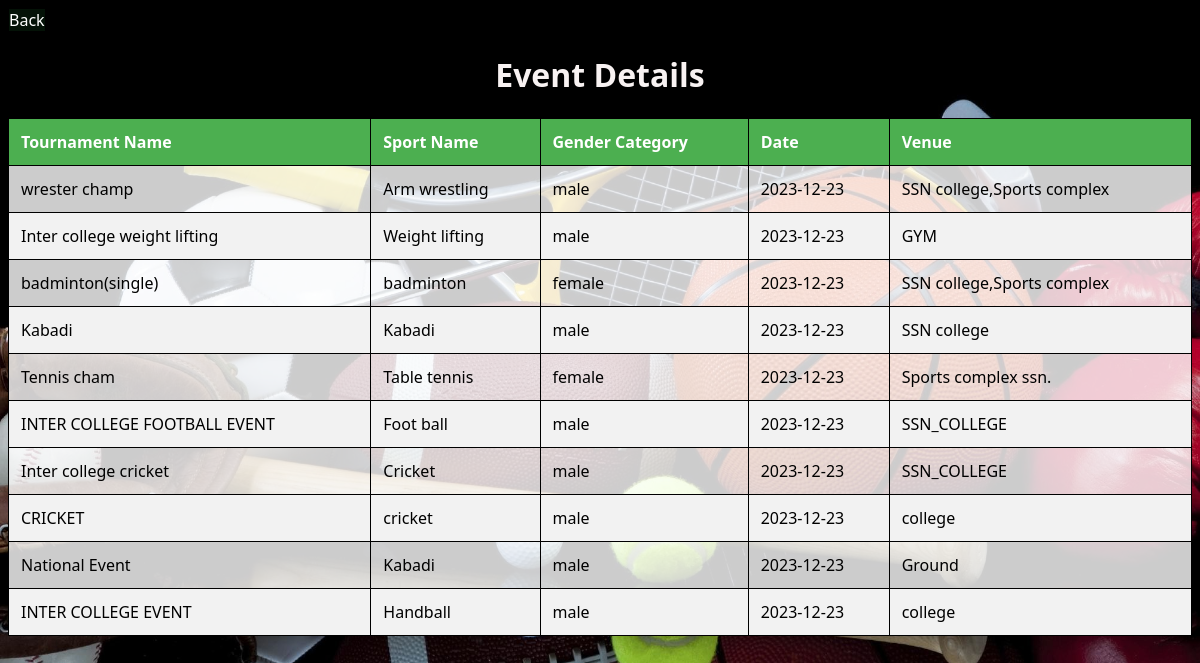
The app's page /view_events with its own data.
### website/models.py (models this page shows)
class EventDetails(UserMixin,db.Model):
    id = db.Column(db.Integer, primary_key=True)
    tournament_name = db.Column(db.String(255), nullable=False)
    sport_name = db.Column(db.String(255), nullable=False)
    gender = db.Column(db.String(10), nullable=False)
    venue_date = db.Column(db.Date, nullable=False)
    venue = db.Column(db.String(255), nullable=False)

### website/views.py (the view)
@views.route('/view_events', methods=['POST','GET'])
def view_events():
    data = EventDetails.query.all()
    return render_template("view_events.html",data=data)

### website/templates/view_events.html (shortened to what this page needs)
<!DOCTYPE html>
<html lang="en">
<head>
    <a href="{{ url_for('views.dashboard') }}" class="btnBack">Back</a>
</head>
<body>
    <h1>Event Details</h1>
    <table>
        <thead>
            <tr>
                <th>Tournament Name</th>
                <th>Sport Name</th>
                <th>Gender Category</th>
                <th>Date</th>
                <th>Venue</th>
            </tr>
        </thead>
        <tbody>
            {% for row in data %}
                <tr>
                    <td>{{ row.tournament_name }}</td>
                    <td>{{ row.sport_name }}</td>
                    <td>{{ row.gender }}</td>
                    <td>{{ row.venue_date }}</td>
                    <td>{{ row.venue }}</td>
                </tr>
            {% endfor %}
        </tbody>
    </table>
</body>
</html>

### website/templates/view_events.html (style rules this page uses)
body { font-family: 'Segoe UI', Tahoma, Geneva, Verdana, sans-serif; background: url('../static/home.jpg'); background-size: cover; background-position: center; }
h1 { text-align: center; color: #f8f2f2; }
table { width: 100%; border-collapse: collapse; margin: 20px 0; box-shadow: 0 0 20px rgba(0, 0, 0, 0.1); overflow: hidden; background-color: rgba(255, 255, 255, 0.8); }
th, td { border: 1px solid #000; text-align: left; padding: 12px; }
th { background-color: #4CAF50; color: white; }
tr:nth-child(even) { background-color: #f2f2f2; }
.btnBack { display: inline-block; background-color: #041207; color: white; text-decoration: none; text-align: center; border: 1px solid black; border-radius: 1; cursor: pointer; font-size: 16px; }

### records on screen
EventDetails: tournament_name "wrester champ", sport_name "Arm wrestling", gender "male", venue_date "2023-12-23", venue "SSN college,Sports complex"
EventDetails: tournament_name "Inter college weight lifting", sport_name "Weight lifting", gender "male", venue_date "2023-12-23", venue "GYM"
EventDetails: tournament_name "badminton(single)", sport_name "badminton", gender "female", venue_date "2023-12-23", venue "SSN college,Sports complex"
EventDetails: tournament_name "Kabadi", sport_name "Kabadi", gender "male", venue_date "2023-12-23", venue "SSN college"
EventDetails: tournament_name "Tennis cham", sport_name "Table tennis", gender "female", venue_date "2023-12-23", venue "Sports complex ssn."
EventDetails: tournament_name "INTER COLLEGE FOOTBALL EVENT", sport_name "Foot ball", gender "male", venue_date "2023-12-23", venue "SSN_COLLEGE"
EventDetails: tournament_name "Inter college cricket", sport_name "Cricket", gender "male", venue_date "2023-12-23", venue "SSN_COLLEGE"
EventDetails: tournament_name "CRICKET", sport_name "cricket", gender "male", venue_date "2023-12-23", venue "college"
EventDetails: tournament_name "National Event", sport_name "Kabadi", gender "male", venue_date "2023-12-23", venue "Ground"
EventDetails: tournament_name "INTER COLLEGE EVENT", sport_name "Handball", gender "male", venue_date "2023-12-23", venue "college"
